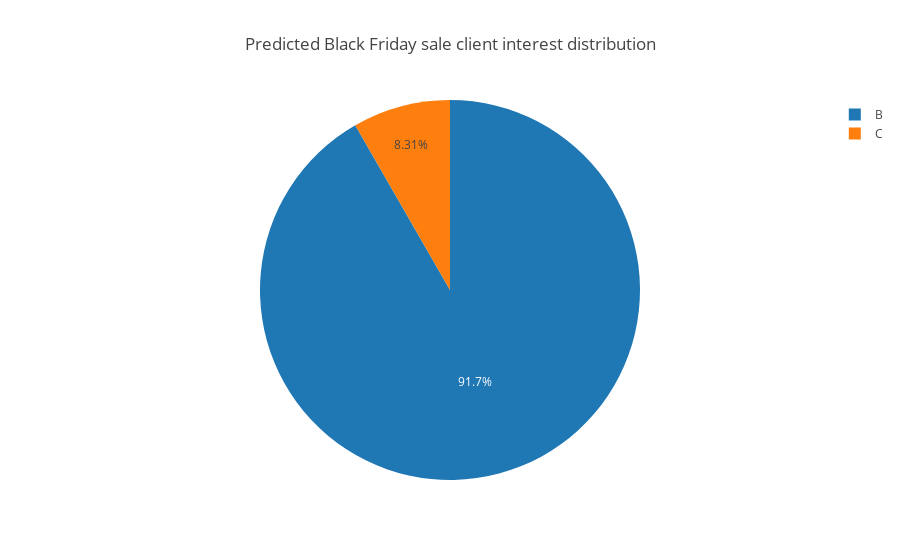

The notebook cell this image was saved under:
### Code cell
cumulative_stats = predictions_pdf.groupby(['predictedLabel']).count()
product_data = [go.Pie(labels=cumulative_stats.index, values=cumulative_stats['Gender'])]
product_layout = go.Layout(title='Predicted Black Friday sale client interest distribution')

fig = go.Figure(data=product_data, layout=product_layout)
iplot(fig)

### Figure 1 — Plotly figure (JSON) as saved in the notebook; plotly's stock layout.template omitted (floating-point values rounded to 4 significant figures)
{"data": [{"type": "pie", "labels": ["B", "C"], "values": [9823, 890], "uid": "bba7d2a5-47ef-485e-a7a5-5cc9e0df5ce0"}], "layout": {"title": {"text": "Predicted Black Friday sale client interest distribution"}}}
